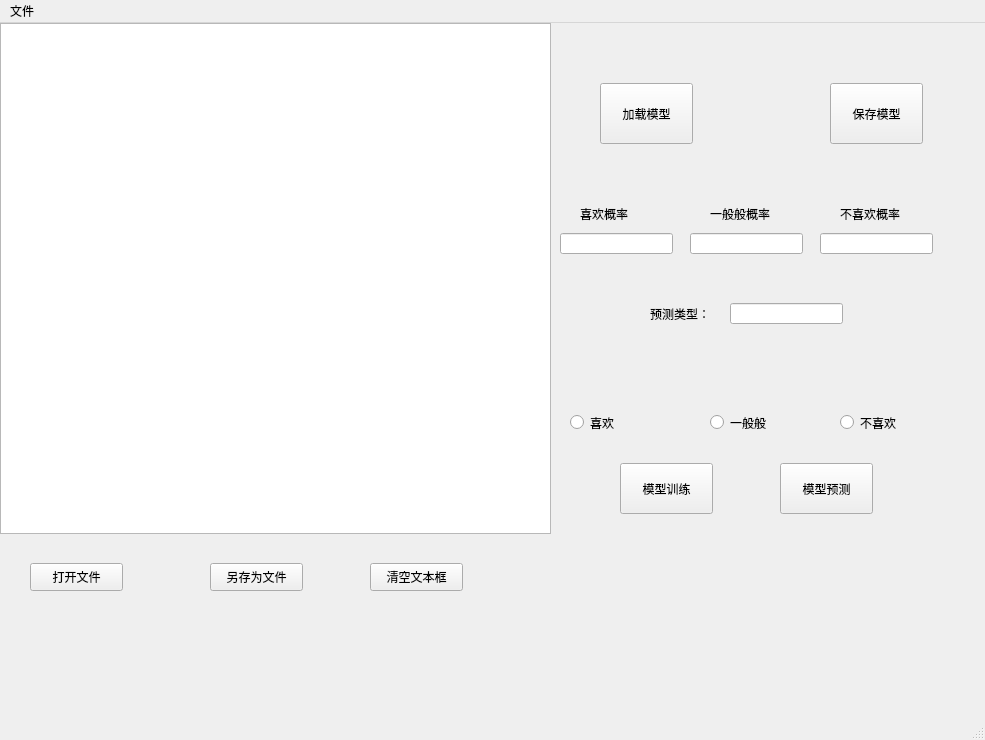
<?xml version="1.0" encoding="UTF-8"?>
<ui version="4.0">
 <class>MainWindow</class>
 <widget class="QMainWindow" name="MainWindow">
  <property name="geometry">
   <rect>
    <x>0</x>
    <y>0</y>
    <width>985</width>
    <height>740</height>
   </rect>
  </property>
  <property name="windowTitle">
   <string>MainWindow</string>
  </property>
  <widget class="QWidget" name="centralwidget">
   <widget class="QTextEdit" name="textEdit">
    <property name="geometry">
     <rect>
      <x>0</x>
      <y>0</y>
      <width>551</width>
      <height>511</height>
     </rect>
    </property>
   </widget>
   <widget class="QLineEdit" name="likeline">
    <property name="geometry">
     <rect>
      <x>560</x>
      <y>210</y>
      <width>113</width>
      <height>21</height>
     </rect>
    </property>
   </widget>
   <widget class="QLineEdit" name="unlikeline">
    <property name="geometry">
     <rect>
      <x>820</x>
      <y>210</y>
      <width>113</width>
      <height>21</height>
     </rect>
    </property>
   </widget>
   <widget class="QLabel" name="label">
    <property name="geometry">
     <rect>
      <x>580</x>
      <y>180</y>
      <width>81</width>
      <height>21</height>
     </rect>
    </property>
    <property name="text">
     <string>喜欢概率</string>
    </property>
   </widget>
   <widget class="QRadioButton" name="normalrdb">
    <property name="geometry">
     <rect>
      <x>710</x>
      <y>390</y>
      <width>115</width>
      <height>19</height>
     </rect>
    </property>
    <property name="text">
     <string>一般般</string>
    </property>
   </widget>
   <widget class="QRadioButton" name="likerdb">
    <property name="geometry">
     <rect>
      <x>570</x>
      <y>390</y>
      <width>81</width>
      <height>19</height>
     </rect>
    </property>
    <property name="text">
     <string>喜欢</string>
    </property>
   </widget>
   <widget class="QRadioButton" name="unlikerdb">
    <property name="geometry">
     <rect>
      <x>840</x>
      <y>390</y>
      <width>115</width>
      <height>19</height>
     </rect>
    </property>
    <property name="text">
     <string>不喜欢</string>
    </property>
   </widget>
   <widget class="QLabel" name="label_2">
    <property name="geometry">
     <rect>
      <x>840</x>
      <y>180</y>
      <width>81</width>
      <height>21</height>
     </rect>
    </property>
    <property name="text">
     <string>不喜欢概率</string>
    </property>
   </widget>
   <widget class="QPushButton" name="trainbtn">
    <property name="geometry">
     <rect>
      <x>620</x>
      <y>440</y>
      <width>93</width>
      <height>51</height>
     </rect>
    </property>
    <property name="text">
     <string>模型训练</string>
    </property>
   </widget>
   <widget class="QPushButton" name="predictbtn">
    <property name="geometry">
     <rect>
      <x>780</x>
      <y>440</y>
      <width>93</width>
      <height>51</height>
     </rect>
    </property>
    <property name="text">
     <string>模型预测</string>
    </property>
   </widget>
   <widget class="QPushButton" name="openbtn">
    <property name="geometry">
     <rect>
      <x>30</x>
      <y>540</y>
      <width>93</width>
      <height>28</height>
     </rect>
    </property>
    <property name="text">
     <string>打开文件</string>
    </property>
   </widget>
   <widget class="QPushButton" name="savebtn">
    <property name="geometry">
     <rect>
      <x>210</x>
      <y>540</y>
      <width>93</width>
      <height>28</height>
     </rect>
    </property>
    <property name="text">
     <string>另存为文件</string>
    </property>
   </widget>
   <widget class="QPushButton" name="cleanbtn">
    <property name="geometry">
     <rect>
      <x>370</x>
      <y>540</y>
      <width>93</width>
      <height>28</height>
     </rect>
    </property>
    <property name="text">
     <string>清空文本框</string>
    </property>
   </widget>
   <widget class="QPushButton" name="savemodelbtn">
    <property name="geometry">
     <rect>
      <x>830</x>
      <y>60</y>
      <width>93</width>
      <height>61</height>
     </rect>
    </property>
    <property name="text">
     <string>保存模型</string>
    </property>
   </widget>
   <widget class="QPushButton" name="loadmodelbtn">
    <property name="geometry">
     <rect>
      <x>600</x>
      <y>60</y>
      <width>93</width>
      <height>61</height>
     </rect>
    </property>
    <property name="text">
     <string>加载模型</string>
    </property>
   </widget>
   <widget class="QLineEdit" name="normalline">
    <property name="geometry">
     <rect>
      <x>690</x>
      <y>210</y>
      <width>113</width>
      <height>21</height>
     </rect>
    </property>
   </widget>
   <widget class="QLabel" name="label_3">
    <property name="geometry">
     <rect>
      <x>710</x>
      <y>180</y>
      <width>81</width>
      <height>21</height>
     </rect>
    </property>
    <property name="text">
     <string>一般般概率</string>
    </property>
   </widget>
   <widget class="QLabel" name="label_4">
    <property name="geometry">
     <rect>
      <x>650</x>
      <y>280</y>
      <width>72</width>
      <height>21</height>
     </rect>
    </property>
    <property name="text">
     <string>预测类型：</string>
    </property>
   </widget>
   <widget class="QLineEdit" name="predictline">
    <property name="geometry">
     <rect>
      <x>730</x>
      <y>280</y>
      <width>113</width>
      <height>21</height>
     </rect>
    </property>
   </widget>
  </widget>
  <widget class="QMenuBar" name="menubar">
   <property name="geometry">
    <rect>
     <x>0</x>
     <y>0</y>
     <width>985</width>
     <height>23</height>
    </rect>
   </property>
   <widget class="QMenu" name="menu">
    <property name="title">
     <string>文件</string>
    </property>
    <addaction name="separator"/>
    <addaction name="action_2"/>
    <addaction name="action_3"/>
    <addaction name="action_4"/>
   </widget>
   <addaction name="menu"/>
  </widget>
  <widget class="QStatusBar" name="statusbar"/>
  <action name="action_2">
   <property name="text">
    <string>打开</string>
   </property>
  </action>
  <action name="action_3">
   <property name="text">
    <string>另存为</string>
   </property>
  </action>
  <action name="action_4">
   <property name="text">
    <string>保存</string>
   </property>
  </action>
 </widget>
 <resources/>
 <connections/>
</ui>
